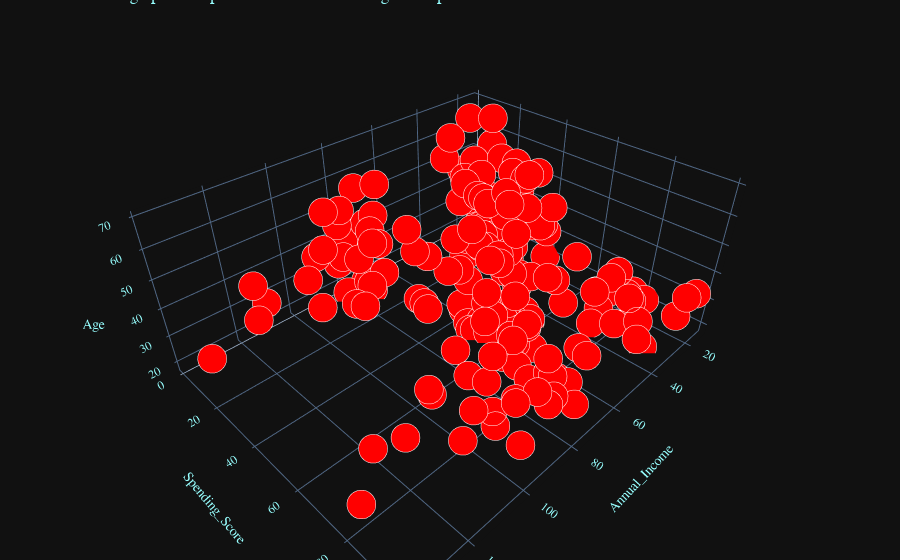

The cell this chart's notebook holds for it:
### Markdown cell above
In this chapter, the initial step involves preparing the dataset for model application, utilizing the 3D visualization capabilities offered by the Plotly library. Firstly, I will visualize the data that has not yet been subjected to the model using the 3D plotly feature. Subsequently, I will visualize the dataset on which the model is applied.

### Code cell
trace1= go.Scatter3d(
        x=df.Annual_Income,
        y=df.Spending_Score,
        z=df.Age,
        mode="markers",
        marker=dict(
                    size=10,
                    color="rgb(255,0,0)",                                   # set color to an array/list of desired values  
        )
)

df_plot=[trace1]

layout = go.Layout(
            margin=dict(
                    l=0,
                    r=0,
                    b=0,
                    t=0
            ),
    scene = dict(
    xaxis = dict(
        title='Annual_Income'),
    yaxis = dict(
        title='Spending_Score'),
    zaxis = dict(
        title='Age'),),
    
)

fig=go.Figure(data = df_plot, layout = layout)

fig.update_traces(marker = dict(size = 10, line = dict(width = 1, color = "#FFFFFF")))
fig.update_coloraxes(showscale = False)
fig.update_layout(title = dict(text="Generated a graphical representation of data through a 3D plot."), template = "plotly_dark", font = dict(family = "PT Sans", size = 12, color = "#97FFFF"))
iplot(fig)

### Figure 1 — Plotly figure (JSON) as saved in the notebook; plotly's stock layout.template omitted (floating-point values rounded to 4 significant figures; data arrays with more than 128 entries replaced by an {"elided": "..."} marker saying what was removed)
{"data": [{"marker": {"color": "rgb(255,0,0)", "line": {"color": "#FFFFFF", "width": 1}, "size": 10}, "mode": "markers", "type": "scatter3d", "x": {"elided": "200 int values"}, "y": {"elided": "200 int values"}, "z": {"elided": "200 int values"}}], "layout": {"coloraxis": {"showscale": false}, "font": {"color": "#97FFFF", "family": "PT Sans", "size": 12}, "margin": {"b": 0, "l": 0, "r": 0, "t": 0}, "scene": {"xaxis": {"title": {"text": "Annual_Income"}}, "yaxis": {"title": {"text": "Spending_Score"}}, "zaxis": {"title": {"text": "Age"}}}, "title": {"text": "Generated a graphical representation of data through a 3D plot."}}}
